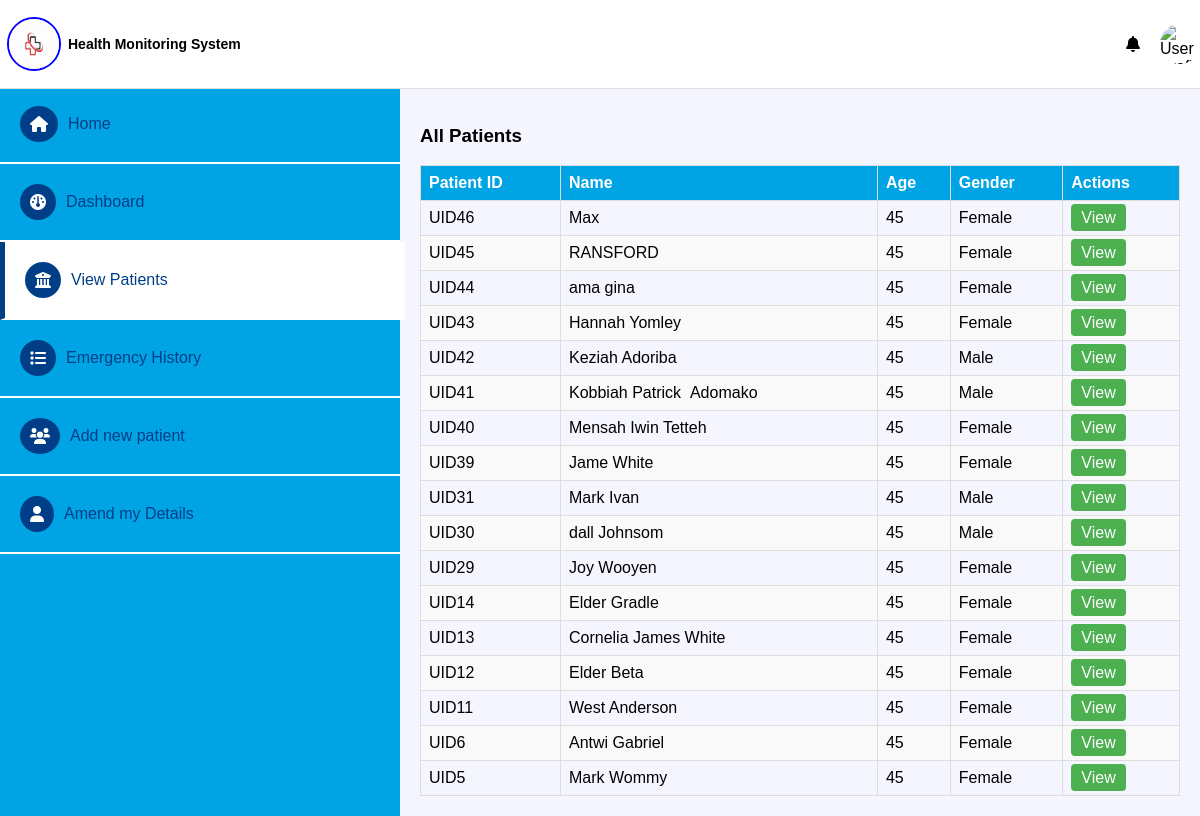
Screenshot of /codes/admin/Patients.php with the database file from the repository.
### tables this page shows
CREATE TABLE `users` (
  `id` int(11) NOT NULL,
  `name` varchar(50) NOT NULL,
  `password` varchar(10) NOT NULL,
  `email` varchar(50) NOT NULL,
  `profilePicture` varchar(50) DEFAULT NULL,
  `gender` varchar(2) NOT NULL,
  `contact` varchar(10) NOT NULL,
  `date` datetime NOT NULL DEFAULT current_timestamp()
);

### codes/connections/users.php (called while the page is built)
<?php
include 'conn.php';
if(isset($_GET['user'])){
        $sql2= 'SELECT * FROM users
        WHERE id= ?';
        $stmt2= $conn->prepare($sql2);
        $stmt2->execute(([$_GET['user']]));
        $user=$stmt2->fetch();
}else{
        $sql= 'SELECT * FROM users order by id DESC';
        $stmt= $conn->prepare($sql);
        $stmt->execute();
        $users=$stmt->fetchAll();
}
?>

### codes/admin/Patients.php (the view, shortened to what this page needs)
<?php
    include '../connections/users.php';
?>
<!DOCTYPE html>
<html lang="en">
<head>
    <link rel="stylesheet" href="https://cdnjs.cloudflare.com/ajax/libs/font-awesome/6.0.0-beta3/css/all.min.css">
    <link rel="stylesheet" href="newstyles.css">
    <link rel="stylesheet" href="styles.css">
</head>
<body>
    <header class="main-header">
        <div class="nav-header">
            <img src="../logo.jfif" alt="SLAS Logo" class="nav-logo">
            <h1 class="nav-title">Health Monitoring System</h1>
        </div>
        <div class="user-info">
            <i class="fas fa-bell notification-icon"></i>
            <img src="../bg1.jpg" alt="User Profile" class="user-profile">
        </div>
    </header>
    <div class="container">
        <nav class="nav-panel">
            <ul class="nav-items">
                <li class="nav-item"><a href="./"><i class="fa fa-home"></i>Home</a></li>
                <li class="nav-item"><a href="dashboard.php"><i class="fa fa-dashboard"></i>Dashboard</a></li>
                <li class="nav-item active"><a href="Patients.php"><i class="fas fa-bank"></i>View Patients</a></li>
                <li class="nav-item"><a href="emergency_history.php"><i class="fa fa-list"></i>Emergency History</a></li>
                <li class="nav-item"><a href="../account/signup.html"><i class="fa fa-users"></i>Add new patient</a></li>
                <li class="nav-item"><a href="#"><i class="fa fa-user"></i>Amend my Details</a></li>
            </ul>
        </nav>
        <main class="main-content">
            <section class="patient-list">
                <br><br>
                <h3>All Patients</h3>
                <div class="table-wrapper">
                <table class="patients-table">
                    <thead>
                        <tr>
                            <th>Patient ID</th>
                            <th>Name</th>
                            <th>Age</th>
                            <th>Gender</th>
                            <th>Actions</th>
                        </tr>
                    </thead>
                    <tbody>
                        <?php
                            foreach($users as $user){
                        ?>
                        <tr>
                            <td>UID<?=$user['id']?></td>
                            <td><?=$user['name']?></td>
                            <td>45</td>
                            <td><?=$user['gender']=="M"?'Male':'Female'?></td>
                            <td><a href="add_report.php?user=<?=$user['id']?>" class="view-button">View</a></td>
                        </tr>
                        <?php
                        }
                        ?>
                    </tbody>
                </table>
            </section>
            </div>
</body>
</html>

### codes/admin/newstyles.css (style rules this page uses)
body { font-family: Arial, sans-serif; margin: 0; padding: 0; background-color: #f4f4f4; display: flex; flex-direction: column; height: 100vh; }
.container { display: flex; flex: 1; }
.main-content { flex: 1; padding: 20px; box-sizing: border-box; }
.patients-table, .reports-table { width: 100%; border-collapse: collapse; }
.patients-table th, .patients-table td, .reports-table th, .reports-table td { border: 1px solid #ddd; padding: 8px; }
.patients-table th, .reports-table th { background-color: #00a4e4; color: white; text-align: left; }
.patients-table tr:nth-child(even), .reports-table tr:nth-child(even) { background-color: #f9f9f9; }
.view-button { background-color: #4CAF50; color: white; padding: 5px 10px; text-decoration: none; border-radius: 4px; cursor: pointer; }

### codes/admin/styles.css (style rules this page uses)
body { font-family: Arial, sans-serif; margin: 0; padding: 0; background-color: aliceblue; }
.container { display: flex; margin-top: 50px; height: 100vh; }
.nav-panel { background-color: #00a4e4; color: white; width: 400px; height: 100vh; display: flex; position: fixed; flex-direction: column; align-items: center; padding-top: 20px; }
.nav-header { text-align: center; display: flex; align-items: center; }
.nav-logo { width: 50px; height: 50px; margin: 7px; border-radius: 50%; border: 2px solid blue; }
.nav-title { font-size: 14px; margin: 0; }
.nav-items { list-style: none; padding: 0; width: 100%; }
.nav-item { width: 100%; border-bottom: 2px solid white; }
.nav-item a { color: #003f88; font-weight: 400px; text-decoration: none; display: flex; align-items: center; padding: 20px; width: 100%; border-radius: 5px; transition: background-color 0.3s; }
.nav-item :hover, .nav-item.active { background-color: rgb(255, 255, 255); border-left: 5px solid #003f88; }
.nav-item a i { margin-right: 10px; padding: 10px; border-radius: 50%; color: white; background-color: #003f88; }
.main-content { flex-grow: 1; padding: 20px; background-color: rgb(245, 245, 255); margin-left: 400px; }
.main-header { position: fixed; top: 0; left: 0; width: 100%; display: flex; justify-content: space-between; align-items: center; padding: 10px 0; border-bottom: 1px solid #e0e0e0; background-color: white; z-index: 100; }
.user-info { display: flex; align-items: center; justify-content: space-between; }
.user-info .notification-icon { margin-right: 10px; }
.user-info img.user-profile { width: 40px; height: 40px; border-radius: 50%; margin-left: 10px; }

### rows the page displays
users: id "46", name "Max", gender "Female"
users: id "45", name "RANSFORD", gender "Female"
users: id "44", name "ama gina", gender "Female"
users: id "43", name "Hannah Yomley", gender "Female"
users: id "42", name "Keziah Adoriba", gender "Male"
users: id "41", name "Kobbiah Patrick Adomako", gender "Male"
users: id "40", name "Mensah Iwin Tetteh", gender "Female"
users: id "39", name "Jame White", gender "Female"
users: id "31", name "Mark Ivan", gender "Male"
users: id "30", name "dall Johnsom", gender "Male"
users: id "29", name "Joy Wooyen", gender "Female"
users: id "14", name "Elder Gradle", gender "Female"
users: id "13", name "Cornelia James White", gender "Female"
users: id "12", name "Elder Beta", gender "Female"
users: id "11", name "West Anderson", gender "Female"
users: id "6", name "Antwi Gabriel", gender "Female"
users: id "5", name "Mark Wommy", gender "Female"
